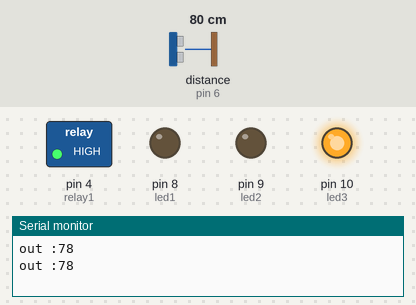
A sketch run on a simulated Arduino Uno, built with avr-gcc and run on an emulated ATmega328P. Parts: switched loads named in the sketch (green lamp = pin HIGH), output pins drawn as LEDs (lit = HIGH), the last lines printed to the serial monitor. Wiring (inferred from the names in the program): ultrasonic range finder: trigger pin 5; echo pin 6. Inputs (shaded band) come from the test bench; at power-on: distance to the obstacle (sensor on pin 6) 80 cm. The echo pulse lasts 58.3 µs per cm; pins used as bus, display or sensor lines are not drawn.

Above: at 2.9 s.
3.0 s: distance to the obstacle (sensor on pin 6) set to 54 cm
5.8 s: distance to the obstacle (sensor on pin 6) set to 46 cm
At 7.1 s:
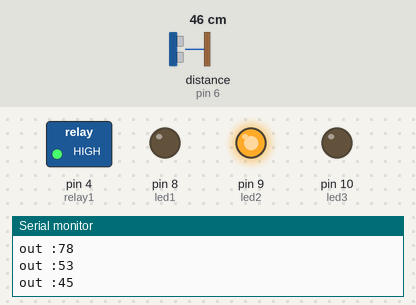
8.6 s: distance to the obstacle (sensor on pin 6) set to 250 cm
At 10.9 s:
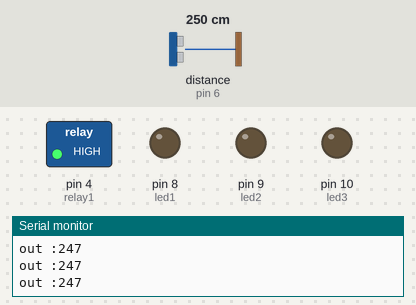
12.1 s: distance to the obstacle (sensor on pin 6) set to 105 cm
14.9 s: distance to the obstacle (sensor on pin 6) set to 97 cm
At 16.3 s:
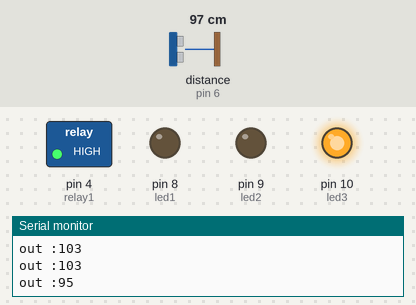
17.7 s: distance to the obstacle (sensor on pin 6) set to 2 cm
At 19.7 s:
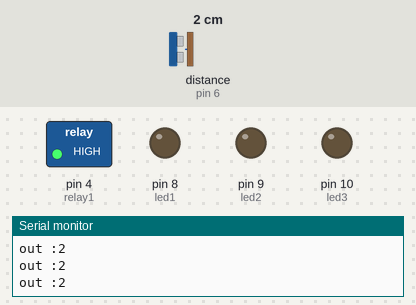
Timing chart, 0 to 21.2 s (numbered marks = the images above; inputs shaded):
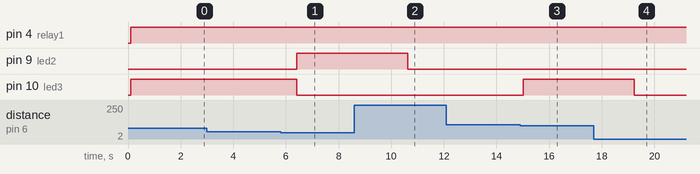

Measured:
- the behaviour switches between 51 and 50 cm on distance to the obstacle (sensor on pin 6) (found by bisection; images 0 and 1)
- the behaviour switches between 102 and 101 cm on distance to the obstacle (sensor on pin 6) (found by bisection; images 2 and 3)
- after the input at 5.8 s, pin 9 (led2): LOW → HIGH after 0.62 s; pin 10 (led3): HIGH → LOW after 0.62 s
- after the input at 8.6 s, pin 9 (led2): HIGH → LOW after 2.0 s
- after the input at 14.9 s, pin 10 (led3): LOW → HIGH after 0.13 s
- after the input at 17.7 s, pin 10 (led3): HIGH → LOW after 1.5 s

The sketch:

UltrasonicSensorLED.ino
```cpp
int led1 = 8;
int led2 = 9;
int led3 = 10;
long int Trig = 5;
long int Echo = 6;
int relay1 = 4;


void setup()
            {
              pinMode(led1, OUTPUT);
              pinMode(led2, OUTPUT);
              pinMode(led3, OUTPUT);
              pinMode(Trig, OUTPUT);
              pinMode(Echo, INPUT);
              pinMode(relay1, OUTPUT);

              digitalWrite(relay1, LOW);
               Serial.begin(9600);
            }

void loop()
{
              long duration;
              long distanceCm;

              digitalWrite(Trig, LOW);
              delayMicroseconds(20);
              digitalWrite(Trig, HIGH);
              delayMicroseconds(100);
              digitalWrite(Trig, LOW);

              duration = pulseIn(Echo, HIGH);
              distanceCm = duration *0.034/2;
              Serial.print("\nout :");
              Serial.print(distanceCm);
              delay(100);

              if( distanceCm < 10)
                {
                  digitalWrite(relay1, HIGH);
                  digitalWrite(led1, LOW);
                  digitalWrite(led2, LOW);
                  digitalWrite(led3, LOW);
                }

              else if(distanceCm >= 10 && distanceCm < 25)
                {
                  digitalWrite(relay1, LOW);
                  digitalWrite(led1, HIGH);
                  digitalWrite(led2, LOW);
                  digitalWrite(led3, LOW);
                  delay(2000);
                }

              else if(distanceCm >= 25 && distanceCm < 50)
                {
                  digitalWrite(relay1, HIGH);
                  digitalWrite(led1, LOW);
                  digitalWrite(led2, HIGH);
                  digitalWrite(led3, LOW);
                  delay(2000);
                }

              else if(distanceCm >= 50 && distanceCm < 100)
                {
                  digitalWrite(relay1, HIGH);
                  digitalWrite(led1, LOW);
                  digitalWrite(led2, LOW);
                  digitalWrite(led3, HIGH);
                  delay(2000);
                }

              else if( distanceCm > 100)
                {
                  digitalWrite(relay1, HIGH);
                  digitalWrite(led1, LOW);
                  digitalWrite(led2, LOW);
                  digitalWrite(led3, LOW);
                }
}
```
